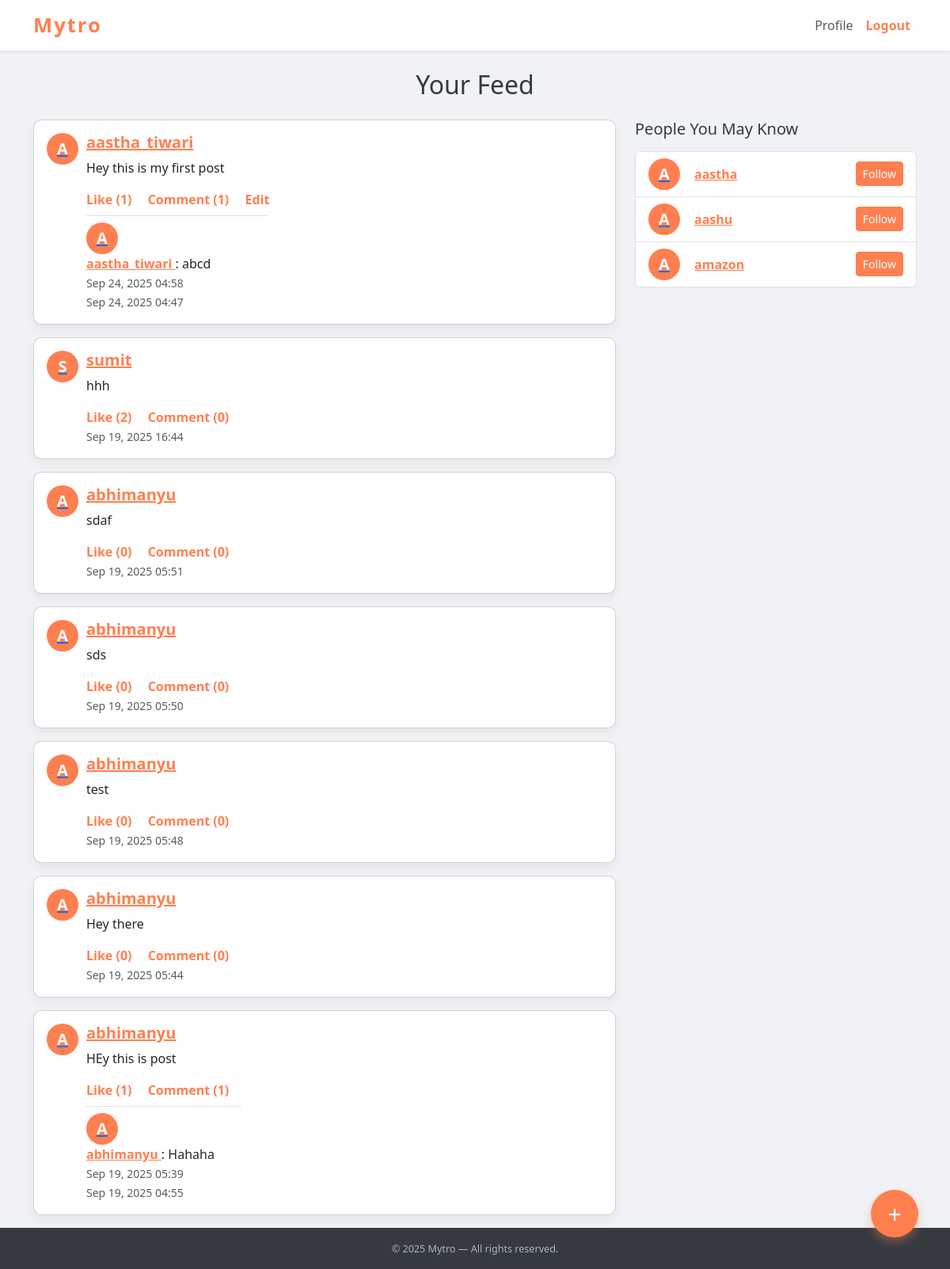
Screenshot of / (signed in) with the database file from the repository.
### core/models.py (models this page shows, shortened)
class Post(models.Model):
    author = models.ForeignKey(User, on_delete=models.CASCADE)
    content = models.CharField(max_length=280)
    image = models.ImageField(upload_to='post_images/', blank=True, null=True)
    created_at = models.DateTimeField(auto_now_add=True)

class Comment(models.Model):
    user = models.ForeignKey(User, on_delete=models.CASCADE)
    post = models.ForeignKey(Post, on_delete=models.CASCADE, related_name='comments')
    content = models.TextField()
    created_at = models.DateTimeField(auto_now_add=True)

### core/views.py (the view, shortened to what this page needs)
# urls.py: path("", views.feed_view, name="feed"),
@login_required
def feed_view(request):
    following_users = Follow.objects.filter(follower=request.user).values_list('following', flat=True)
    posts = Post.objects.filter(
        Q(author__in=following_users) | Q(author=request.user)
    ).order_by('-created_at')
    suggestions = User.objects.exclude(id=request.user.id).exclude(id__in=following_users)[:5]
    form = PostForm()
    return render(request, 'core/feed.html', {
        'posts': posts,
        'form': form,
        'suggestions': suggestions,
    })

### core/templatetags/follow_tags.py (called while the page is built)
@register.filter
def user_is_followed(user, current_user):
    if not current_user.is_authenticated:
        return False
    return Follow.objects.filter(follower=current_user, following=user).exists()

### core/templates/core/feed.html (shortened to what this page needs)
{% extends "core/base.html" %}
{% load follow_tags %}
{% load static %}
{% block content %}
<h2 class="my-4 text-center">Your Feed</h2>
<div class="row">
  <div class="col-md-8">
    {% if posts %}
      {% for post in posts %}
      <div class="card mb-3">
        <div class="card-body d-flex">
          {% if post.author.profile.photo %}
            <a href="{% url 'profile' post.author.username %}">
              <img src="{{ post.author.profile.photo.url }}" alt="Profile Photo" class="profile-photo"/>
            </a>
          {% else %}
            <a href="{% url 'profile' post.author.username %}">
              <div class="avatar-fallback">{{ post.author.profile.name|default:post.author.username|first }}</div>
            </a>
          {% endif %}
          <div>
            <h5>
              <a href="{% url 'profile' post.author.username %}" style="color:#ff7f50; font-weight:600;">
                {{ post.author.profile.name|default:post.author.username }}
              </a>
            </h5>
            <p>{{ post.content }}</p>
            <div class="mt-3">
              <a href="{% url 'like_post' post.id %}" class="like-btn me-3">Like ({{ post.likes.count }})</a>
              <a href="{% url 'add_comment' post.id %}" class="comment-btn me-3">Comment ({{ post.comments.count }})</a>
              {% if post.author == user %}
                <a href="{% url 'edit_post' post.id %}" class="edit-btn">Edit</a>
              {% endif %}
            </div>
            {% for comment in post.comments.all %}
              <div class="border-top pt-2 mt-2">
                {% if comment.user.profile.photo %}
                  <a href="{% url 'profile' comment.user.username %}">
                    <img src="{{ comment.user.profile.photo.url }}" alt="Commenter Photo" class="profile-photo"/>
                  </a>
                {% else %}
                  <a href="{% url 'profile' comment.user.username %}">
                    <div class="avatar-fallback">{{ comment.user.profile.name|default:comment.user.username|first }}</div>
                  </a>
                {% endif %}
                <strong>
                    <a href="{% url 'profile' comment.user.username %}" style="color:#ff7f50;">
                      {{ comment.user.profile.name|default:comment.user.username }}
                    </a>
                </strong>: {{ comment.content }}
                <br>
                <small class="text-muted">{{ comment.created_at|date:"M d, Y H:i" }}</small>
              </div>
            {% endfor %}
            <small class="text-muted">{{ post.created_at|date:"M d, Y H:i" }}</small>
          </div>
        </div>
      </div>
      {% endfor %}
    {% else %}
      <p class="text-center">No posts to show.</p>
    {% endif %}
  </div>
  <div class="col-md-4">
    <h5 class="mb-3">People You May Know</h5>
    <ul class="list-group suggestion-list">
      {% for user in suggestions %}
      <li class="list-group-item d-flex justify-content-between align-items-center">
        <div class="d-flex align-items-center">
          {% if user.profile.photo %}
            <a href="{% url 'profile' user.username %}">
              <img src="{{ user.profile.photo.url }}" alt="Profile Photo" class="profile-photo"/>
            </a>
          {% else %}
            <a href="{% url 'profile' user.username %}">
              <div class="avatar-fallback">{{ user.profile.name|default:user.username|first }}</div>
            </a>
          {% endif %}
          <a href="{% url 'profile' user.username %}" class="fw-bold ms-2" style="color:#ff7f50;">
            {{ user.profile.name|default:user.username }}
          </a>
        </div>
        {% if user|user_is_followed:request.user %}
          <form method="post" action="{% url 'unfollow_user' user.username %}">
            {% csrf_token %}
            <button type="submit" class="btn btn-sm btn-danger">Unfollow</button>
          </form>
        {% else %}
          <form method="post" action="{% url 'follow_user' user.username %}">
            <button type="submit" class="btn btn-sm btn-primary">Follow</button>
          </form>
        {% endif %}
      </li>
      {% empty %}
        <li class="list-group-item">No suggestions available</li>
      {% endfor %}
    </ul>
  </div>
</div>
<button id="postBtn" data-bs-toggle="modal" data-bs-target="#postModal" title="Create New Post">+</button>
{% endblock %}

### core/templates/core/base.html (shortened to what this page needs)
<!DOCTYPE html>
<html lang="en">
  <head>
    <link
      href="https://cdn.jsdelivr.net/npm/bootstrap@5.3.8/dist/css/bootstrap.min.css"
      rel="stylesheet"
    />
  </head>
  <body>
    <nav class="navbar navbar-expand-lg navbar-light bg-white shadow-sm sticky-top">
      <div class="container">
        <a class="navbar-brand" href="{% url 'feed' %}">Mytro</a>
        <div class="collapse navbar-collapse" id="navbarNav">
          <ul class="navbar-nav ms-auto">
            {% if user.is_authenticated %}
            <li class="nav-item">
              <a class="nav-link" href="{% url 'profile' user.username %}">Profile</a>
            </li>
            <li class="nav-item">
              <form
                method="post"
                action="{% url 'logout' %}"
                class="navbar-form"
              >
                <button type="submit" class="btn btn-link nav-link">
                  Logout
                </button>
              </form>
            </li>
            {% endif %}
          </ul>
        </div>
      </div>
    </nav>
    <main class="container flex-grow-1">{% block content %}{% endblock %}</main>
    <footer>
      <div class="container">
        <small>&copy; 2025 Mytro &mdash; All rights reserved.</small>
      </div>
    </footer>
  </body>
</html>

### core/templates/core/base.html (style rules this page uses)
body { background-color: #f0f2f5; font-family: "Segoe UI", Tahoma, Geneva, Verdana, sans-serif; color: #343a40; min-height: 100vh; display: flex; flex-direction: column; }
.navbar-brand { font-weight: 700; font-size: 1.6rem; letter-spacing: 2px; color: #ff7f50 !important; }
footer { background-color: #343a40; color: #adb5bd; padding: 15px 0; text-align: center; margin-top: auto; font-size: 0.9rem; }
.navbar-nav .nav-item { display: flex; align-items: center; }
form.navbar-form { margin: 0; display: inline-flex; align-items: center; }
form.navbar-form button.btn-link { padding: 0; border: none; background: none; color: #ff7f50; font-weight: 600; cursor: pointer; font-size: 1rem; line-height: 1; display: inline; }

### core/templates/core/feed.html (style rules this page uses)
#postBtn { position: fixed; bottom: 40px; right: 40px; background-color: #ff7f50; border-radius: 50%; width: 60px; height: 60px; box-shadow: 0 6px 12px rgba(255, 127, 80, 0.4); color: white; font-size: 30px; border: none; z-index: 1000; cursor: pointer; }
.card { border-radius: 10px; box-shadow: 0 6px 12px rgba(0,0,0,0.05); margin-bottom: 20px; transition: box-shadow 0.3s ease-in-out; }
.like-btn, .comment-btn, .edit-btn { color: #ff7f50; text-decoration: none; font-weight: 600; }
.btn-primary { background-color: #ff7f50 !important; border-color: #ff7f50 !important; }
.suggestion-list { max-height: 400px; overflow-y: auto; }
.profile-photo, .avatar-fallback { width: 40px; height: 40px; border-radius: 50%; object-fit: cover; margin-right: 10px; flex-shrink: 0; }
.avatar-fallback { background-color: #ff7f50; color: white; display: flex; justify-content: center; align-items: center; font-weight: bold; font-size: 20px; text-transform: uppercase; }

### rows the page displays
Post: author.profile.name|first "A", author.profile.name "aastha_tiwari", content "Hey this is my first post", likes.count "1", comments.count "1", shows "Edit", created_at "Sep 24, 2025 04:47"
Comment: user.profile.name|first "A", user.profile.name "aastha_tiwari", content "abcd", created_at "Sep 24, 2025 04:58"
Post: author.profile.name|first "S", author.profile.name "sumit", content "hhh", likes.count "2", comments.count "0", created_at "Sep 19, 2025 16:44"
Post: author.profile.name|first "A", author.profile.name "abhimanyu", content "sdaf", likes.count "0", comments.count "0", created_at "Sep 19, 2025 05:51"
Post: author.profile.name|first "A", author.profile.name "abhimanyu", content "sds", likes.count "0", comments.count "0", created_at "Sep 19, 2025 05:50"
Post: author.profile.name|first "A", author.profile.name "abhimanyu", content "test", likes.count "0", comments.count "0", created_at "Sep 19, 2025 05:48"
Post: author.profile.name|first "A", author.profile.name "abhimanyu", content "Hey there", likes.count "0", comments.count "0", created_at "Sep 19, 2025 05:44"
Post: author.profile.name|first "A", author.profile.name "abhimanyu", content "HEy this is post", likes.count "1", comments.count "1", created_at "Sep 19, 2025 04:55"
Comment: user.profile.name|first "A", user.profile.name "abhimanyu", content "Hahaha", created_at "Sep 19, 2025 05:39"

### other values shown
{{ user.profile.name|default:user.username|first }} "A"
{{ user.profile.name|default:user.username }} "aastha"
{{ user.profile.name|default:user.username }} "aashu"
{{ user.profile.name|default:user.username }} "amazon"
